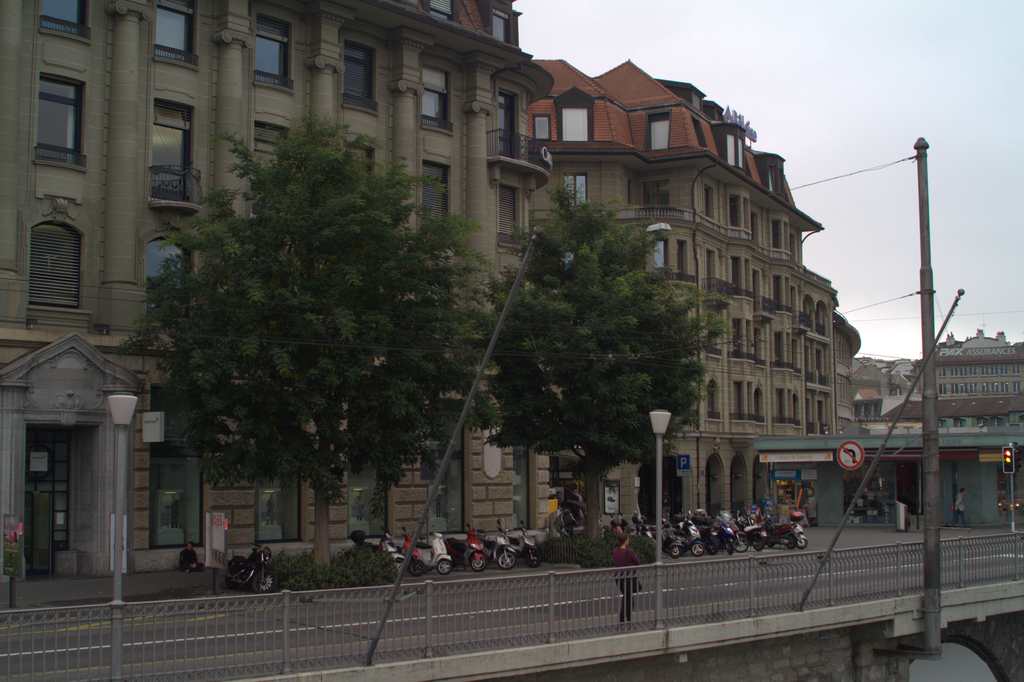
#> input picture registration/01_rgb.tiff, 1024 x 682 px, found by its file name
$ python test.py   (Python 2 division)   (older library calls are emulated)
#> lines starting #> are read from the running program, lines starting #| are printed output that depends on the picture
#import Python Imaging Library
import PIL
from PIL import Image
import pylab
import numpy as np
import cv2
import matplotlib.pyplot as plt

#opening the images and saving in arrays
image = Image.open("C:\\Users\\Rebecka\\Documents\\Computational Photography\\Samples\\tests\\city\\01_rgb.tiff")
#> image is the input picture: PIL image 1024x682 RGB; mean R, G, B 83.7, 82.8, 79.5
rgb = np.array(image.convert("L"))

image = Image.open("C:\\Users\\Rebecka\\Documents\\Computational Photography\\Samples\\tests\\city\\01_nir.tiff")
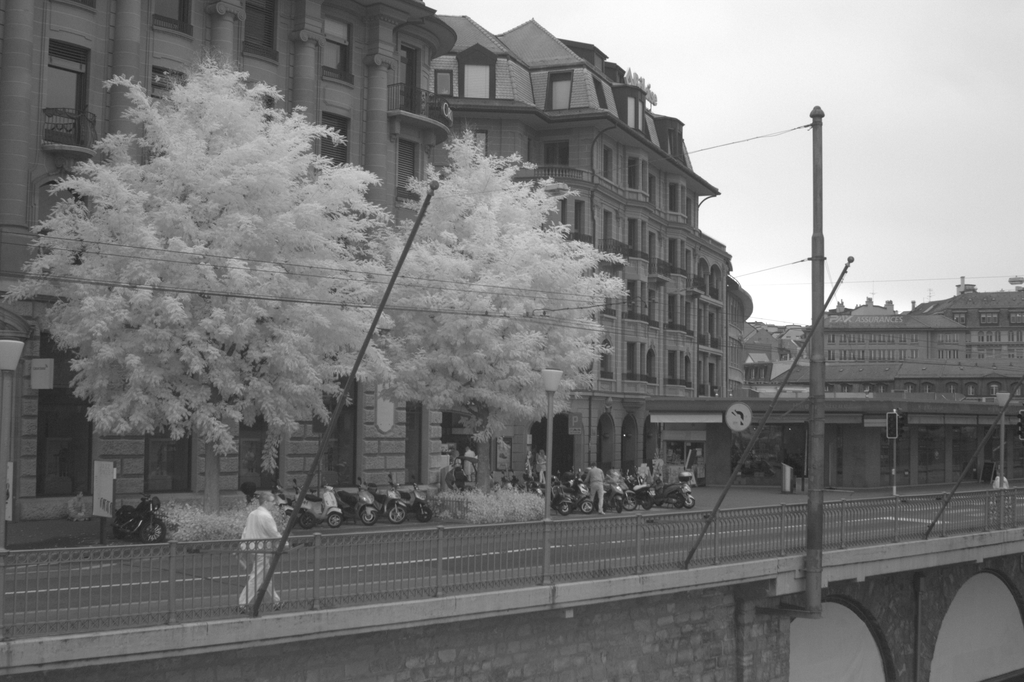
#> input picture registration/01_nir.tiff, 1024 x 682 px, found by its file name
#> image is the input picture: PIL image 1024x682 L; min 29, max 255, mean 119.8
nir = np.array(image.convert("L"))

#finding the keypoints
detector =cv2.SIFT()
det_rgb = detector.detect(rgb)
#> det_rgb = 2854 keypoints; strongest (x, y, size): (1008, 453, 2.6), (1008, 460, 2.6), (729, 529, 1.9), (921, 147, 9.9)
det_nir = detector.detect(nir)
#> det_nir = 3325 keypoints; strongest (x, y, size): (851, 260, 4.4), (714, 192, 7.1), (701, 198, 3.4), (827, 310, 2.6)

extractor =cv2.DescriptorExtractor_create("SIFT")
#desc = extractor.compute(rgb,feat)
#desc_nir = extractor.compute(nir,feat_nir)

k1, d1 = extractor.compute(rgb,det_rgb)
#> k1 has the same summary as det_rgb
k2, d2 = extractor.compute(nir,det_nir)
#> k2 has the same summary as det_nir

img1 = cv2.drawKeypoints (rgb, det_rgb, color = (255,0,0))
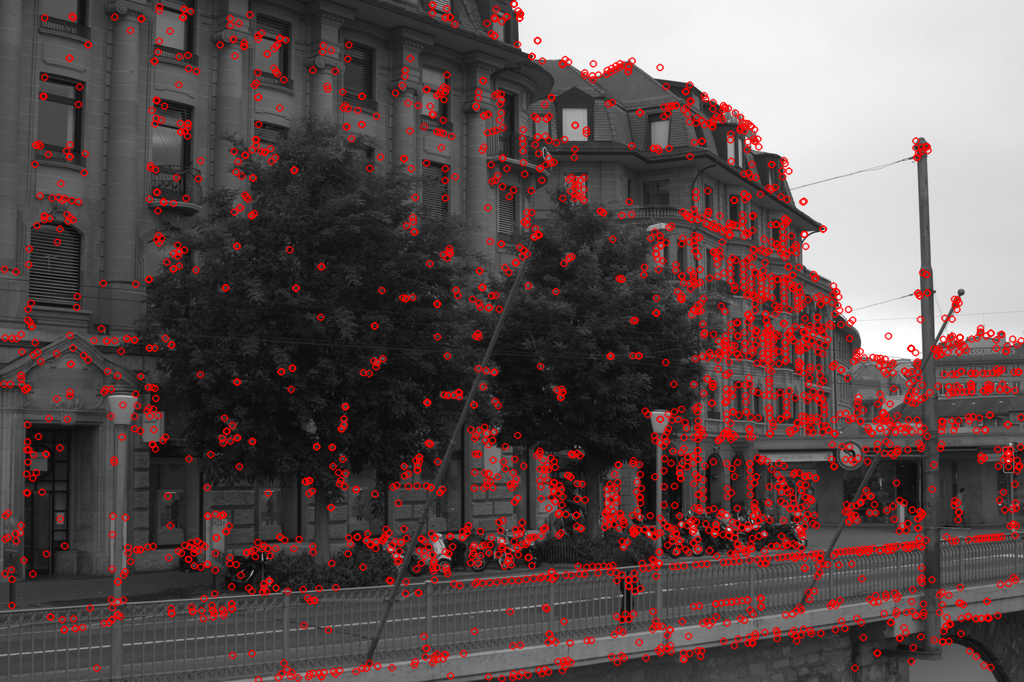
#> img1: shape (682, 1024, 3); mean of channels 0, 1, 2 96.1, 77.5, 77.5; drawn as R, G, B
cv2.imwrite('image1.png',img1)
#matching points in the image
#BF - brute force
matcher =cv2.BFMatcher()
#MFMatcher.match returns the best match
matchedImage = matcher.match(d1,d2)
#> matchedImage = 2854 matches
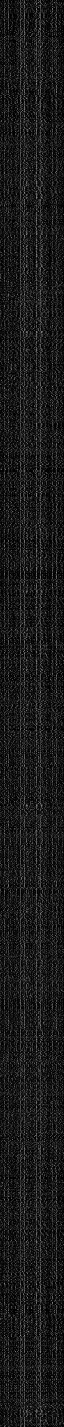
#> d1: shape (2854, 128) float32 (shown at 1/2 size); min 0, max 215, mean 26.2
print k1
#> (printed output is left out)
print d1

#creating list for distance between keypoints
print '#matchedImage:', len(matchedImage)
dist = [m.distance for m in matchedImage]
#> dist = 2854 values, max 405.9 at index 2809, min 22.2 at index 2676, mean 235.8

print 'distance: min: %.3f' % min(dist)
print 'distance: mean: %.3f' % (sum(dist) / len(dist))
print 'distance: max: %.3f' % max(dist)

# [8 lines of commented-out code are left out]
fig = plt.figure("title")

ax = fig.add_subplot(1, 2, 1)
pylab.imshow(rgb)
plt.axis("off")

ax = fig.add_subplot(1, 2, 2)
pylab.imshow(nir)
plt.axis("off")

# [4 lines of commented-out code are left out]
pylab.show()
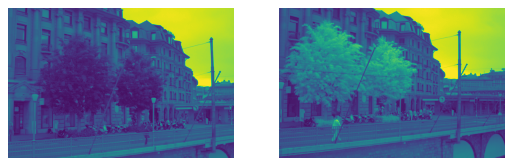
#> figure drawn by matplotlib, 2 panels
